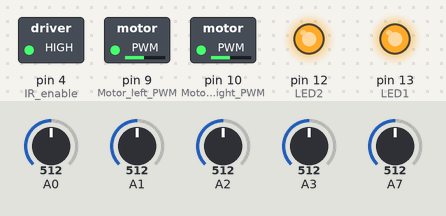
Bench run of a sketch on a simulated Arduino Nano, built with avr-gcc and run on an emulated ATmega328P. On the bench: switched loads named in the sketch (green lamp = pin HIGH), output pins drawn as LEDs (lit = HIGH). The test bench sets the inputs (shaded band); at power-on: A0 = 512, A1 = 512, A2 = 512, A3 = 512, A7 = 512. What the sketch prints to the serial monitor is not drawn.

Above: at 0.05 s.
At 0.75 s:
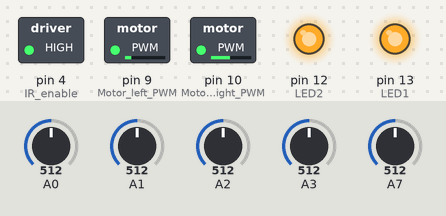
At 1.5 s:
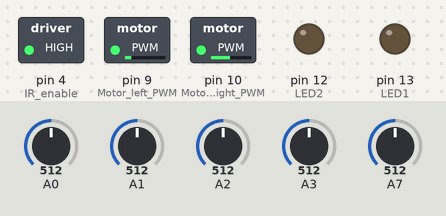
Timing chart, 0 to 3.0 s (numbered marks = the images above):
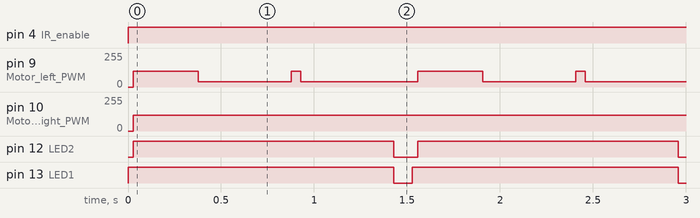

Measured:
- by itself, pin 4 (IR_enable): LOW → HIGH at 0.00 s
- by itself, pin 9 (Motor_left_PWM): repeats every 1.5 s: 40/255 0.50 s, 120/255 0.05 s, 40/255 0.63 s, 120/255 0.35 s
- by itself, pin 10 (Motor_right_PWM): 0/255 → 120/255 at 0.03 s
- by itself, pin 12 (LED2): alternates HIGH for 1.4 s and LOW for 0.13 s
- by itself, pin 13 (LED1): alternates HIGH for 1.4 s and LOW for 0.10 s

The sketch:

MONA-Test.ino
```cpp
// Basic test of Mona robot including proximity sensors and open-loop motion control

// pin config for basic platform test
// Motors
int Motor_right_PWM = 10;  //   0 (min speed) - 255 (max speed)
int Motor_right_direction = 5;  //   0 Forward - 1 Reverse
int Motor_left_PWM = 9;    //   0 (min speed) - 255 (max speed)
int Motor_left_direction = 6;   //   0 Forward - 1 Reverse
#define Forward 0
#define Reverse 1
// LED
int LED1 = 13;
int LED2 = 12;
int IR_enable=4;
int IR_threshold= 900; // 0 white close obstacle -- 1023 no obstacle


void setup() {
// initialize serial communication at 9600 bits per second:
 Serial.begin(9600);
// initialize Ports
  pinMode(Motor_left_PWM, OUTPUT);
  pinMode(Motor_right_PWM, OUTPUT);
  pinMode(LED1, OUTPUT);
  pinMode(LED2, OUTPUT);
  pinMode(IR_enable, OUTPUT);
}

void forward(){
  analogWrite(Motor_right_PWM,40); // right motor
  digitalWrite(Motor_right_direction,Forward); //right
  analogWrite(Motor_left_PWM, 40); // left
  digitalWrite(Motor_left_direction,Forward); //left
}

void reverse(int delay_time){
  analogWrite(Motor_right_PWM,120 ); // right motor
  digitalWrite(Motor_right_direction,Reverse); //right
  analogWrite(Motor_left_PWM, 120); // left
  digitalWrite(Motor_left_direction,Reverse); //left
  delay(delay_time);
}

void right(int delay_time){
  reverse(50);
  analogWrite(Motor_right_PWM,120 ); // right motor
  digitalWrite(Motor_right_direction,Reverse); //right
  analogWrite(Motor_left_PWM, 40); // left
  digitalWrite(Motor_left_direction,Forward); //left
  delay(delay_time);
}

void left(int delay_time){
  reverse(50);
  analogWrite(Motor_right_PWM,40 ); // right motor
  digitalWrite(Motor_right_direction,Forward); //right
  analogWrite(Motor_left_PWM, 120); // left
  digitalWrite(Motor_left_direction,Reverse); //left
  delay(delay_time);
}

// Variables for 5 IR proximity sensors
int IR_right,IR_right_front,IR_front,IR_left_front,IR_left;

void IR_proximity_read(){    // read IR sensors
  int n=5;  // average parameter
  digitalWrite(IR_enable, HIGH);  //IR Enable
  IR_right=0;
  IR_right_front=0;
  IR_front=0;
  IR_left_front=0;
  IR_left=0;
  for (int i=0;i<n;i++){
    IR_right+=analogRead(A3);
    IR_right_front+=analogRead(A2);
    IR_front+=analogRead(A1);
    IR_left_front+=analogRead(A0);
    IR_left+=analogRead(A7);
    delay(5);
  }
  IR_right/=n;
  IR_right_front/=n;
  IR_front/=n;
  IR_left_front/=n;
  IR_left/=n;
}

// obstacle avoidance
void Obstacle_avoidance(){
  if (IR_front<IR_threshold){
      digitalWrite(LED2,HIGH);
      reverse(300);
      right(500);
      digitalWrite(LED2,LOW);
  }
  if (IR_right<IR_threshold || IR_right_front<IR_threshold ){
      digitalWrite(LED2,HIGH);
      right(500);
      digitalWrite(LED2,LOW);
  } else {
      if (IR_left<IR_threshold || IR_left_front<IR_threshold ){
          digitalWrite(LED2,HIGH);
          left(500);
          digitalWrite(LED2,LOW);
      } else forward();
  }
}

// send IR readings to Serial Monitor
void Send_sensor_readings(){
 Serial.print(IR_right);
 Serial.print(',');
 Serial.print(IR_right_front);
 Serial.print(',');
 Serial.print(IR_front);
 Serial.print(',');
 Serial.print(IR_left_front);
 Serial.print(',');
 Serial.println(IR_left);
}


// the loop routine runs over and over again forever:
void loop() {

 digitalWrite(LED1,HIGH); //Top LED
 IR_proximity_read();
 Send_sensor_readings();
 Obstacle_avoidance();
 digitalWrite(LED1,LOW); //Top LED

 delay(100);        // delay in between reads for stability
}
```
